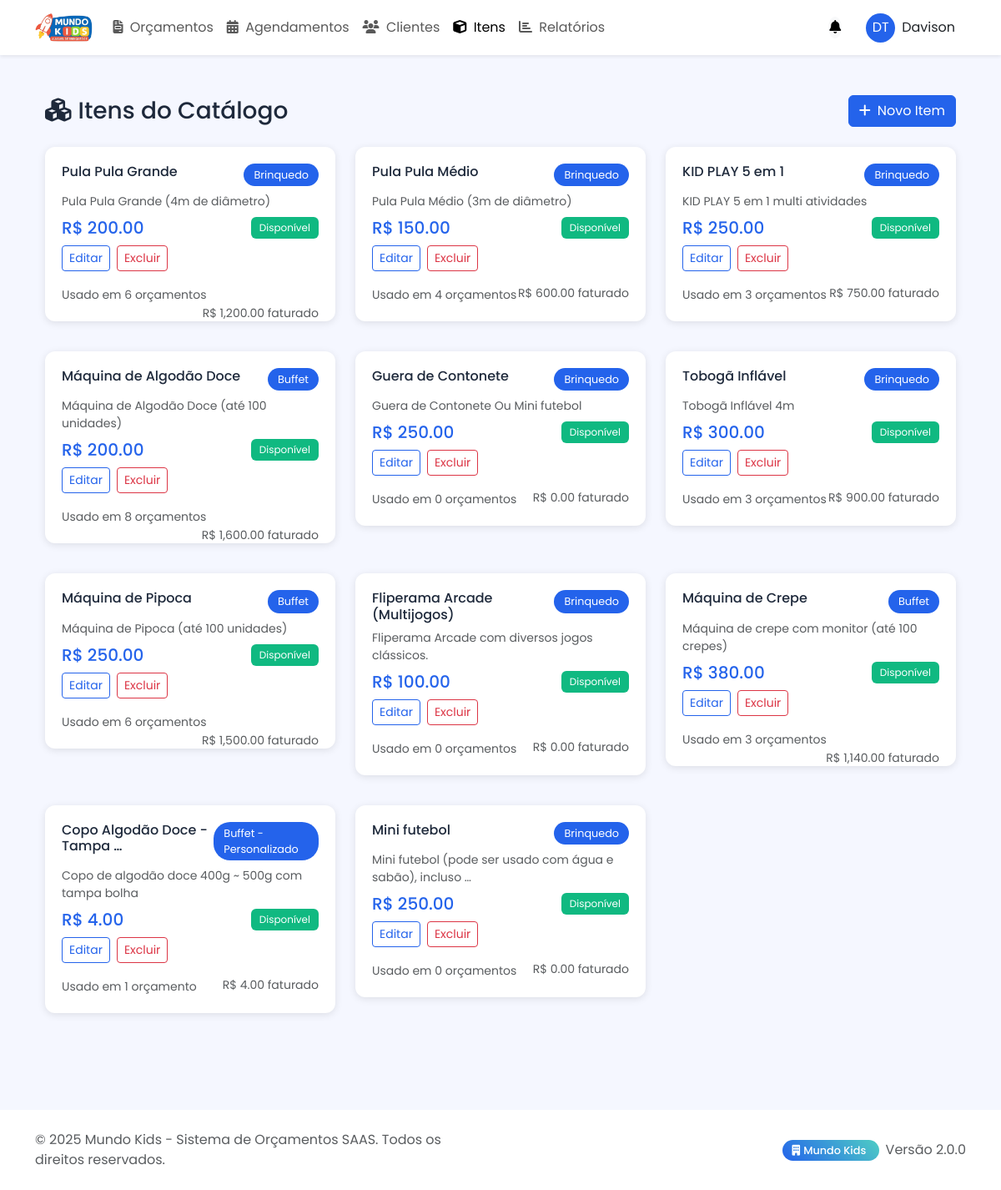
The page /orcamentos/itens/ (signed in) on the database its author committed.
### accounts/models.py (models this page shows, shortened)
class Usuario(AbstractUser):
    empresa = models.ForeignKey(Empresa, on_delete=models.CASCADE, related_name='usuarios', verbose_name=_('Empresa'))
    telefone = models.CharField(_('Telefone'), max_length=15, blank=True, null=True)
    avatar = models.ImageField(_('Avatar'), upload_to='avatars/', blank=True, null=True)
    cargo = models.CharField(_('Cargo'), max_length=50, blank=True, null=True)
    data_nascimento = models.DateField(_('Data de Nascimento'), blank=True, null=True)
    email_confirmado = models.BooleanField(_('E-mail Confirmado'), default=False)
    class Meta:
        verbose_name = _('Usuário')
        verbose_name_plural = _('Usuários')

class Empresa(models.Model):
    nome = models.CharField(_('Nome da Empresa'), max_length=100)
    cnpj = models.CharField(_('CNPJ'), max_length=18, unique=True, blank=True, null=True)
    telefone = models.CharField(_('Telefone'), max_length=15, blank=True, null=True)
    cidade = models.CharField(_('Cidade'), max_length=100, blank=True, null=True)
    instagram = models.CharField(_('Instagram'), max_length=100, blank=True, null=True)
    whatsapp = models.CharField(_('WhatsApp'), max_length=15, blank=True, null=True)
    email = models.EmailField(_('E-mail'), blank=True, null=True)
    endereco = models.TextField(_('Endereço'), blank=True, null=True)
    data_criacao = models.DateTimeField(_('Data de Criação'), auto_now_add=True)
    ativa = models.BooleanField(_('Ativa'), default=True)
    logo = models.ImageField(upload_to='empresas/logos/', blank=True, null=True, verbose_name='Logo')
    cor_principal = models.CharField(max_length=7, default='#2463EB', verbose_name='Cor Principal')
    cor_secundaria = models.CharField(max_length=7, default='#4ECDC4', verbose_name='Cor Secundária')
    cor_acento = models.CharField(max_length=7, default='#FF6B6B', verbose_name='Cor de Acento')
    plano = models.CharField(_('Plano'), max_length=20, choices=[
        ('free', 'Free'),
        ('basic', 'Basic'),
        ('pro', 'Pro'),
        ('enterprise', 'Enterprise')
    ], default='free')
    tema_escuro = models.BooleanField(default=False, verbose_name='Tema Escuro')
    class Meta:
        verbose_name = _('Empresa')
        verbose_name_plural = _('Empresas')

### orcamentos/models.py (models this page shows, shortened)
class Item(models.Model):
    CATEGORIA_CHOICES = [
        ('brinquedo', 'Brinquedo'),
        ('comida', 'Comida'),
        ('servico', 'Serviço'),
        ('outro', 'Outro'),
        ('buffet', 'Buffet'),
        ('decoracao', 'Decoração'),
        ('personalizado', 'Personalizado'),
        ('buffet_personalizado', 'Buffet - Personalizado'),
    ]
    empresa = models.ForeignKey(Empresa, on_delete=models.CASCADE, related_name='itens')
    descricao = models.CharField(max_length=200)
    valor_unitario = models.DecimalField(max_digits=10, decimal_places=2)
    investimento = models.DecimalField(max_digits=10, decimal_places=2, default=0) # custo do item
    custo_fixo = models.DecimalField(max_digits=10, decimal_places=2, default=0) # custo fixo do item
    percentual_lucro = models.DecimalField(max_digits=5, decimal_places=2, default=0) # percentual de lucro
    desconto = models.DecimalField(max_digits=5, decimal_places=2, default=0)
    categoria = models.CharField(max_length=20, choices=CATEGORIA_CHOICES, default='brinquedo')
    disponivel = models.BooleanField(default=True)
    nome = models.CharField(max_length=100, blank=True, null=True)
    class Meta:
        verbose_name = "Item"
        verbose_name_plural = "Itens"

### orcamentos/views.py (the view)
# urls.py: path('itens/', views.lista_itens, name='lista_itens'),
@login_required
def lista_itens(request):
    itens = Item.objects.filter(empresa=request.user.empresa)
    for item in itens:
        item.uso_count = OrcamentoItem.objects.filter(
            item=item,
            orcamento__empresa=request.user.empresa,
            orcamento__status__in=['confirmado', 'concluido']
        ).count()
        item.faturamento = (item.uso_count * item.valor_unitario) - ((item.uso_count * item.valor_unitario) * (35 / 100) if item.desconto else 0)
    return render(request, "orcamentos/itensLista.html", {"itens": itens})

### accounts/context_processors.py (called while the page is built, shortened)
def empresa_theme(request):
    if hasattr(request, 'user') and request.user.is_authenticated:
        if hasattr(request.user, 'empresa') and request.user.empresa:
            empresa = request.user.empresa
            return {
                'empresa_theme': {
                    'primary': empresa.cor_principal or '#2463EB',
                    'secondary': empresa.cor_secundaria or '#4ECDC4',
                    'accent': empresa.cor_acento or '#FF6B6B',
                    'dark_mode': empresa.tema_escuro or False,
                }
            }

### orcamentos/templates/orcamentos/itensLista.html (shortened to what this page needs)
{% extends "base.html" %}
{% load static %}
{% block content %}
<div class="container py-4">
    <div class="d-flex justify-content-between align-items-center mb-4">
        <h1 class="h3 mb-0">
            <i class="fas fa-cubes me-2"></i>Itens do Catálogo
        </h1>
        <a href="{% url 'orcamentos:adicionar_item' %}" class="btn btn-primary">
            <i class="fas fa-plus me-2"></i>Novo Item
        </a>
    </div>
    <div class="row">
        {% for item in itens %}
        <div class="col-md-6 col-lg-4 mb-3">
            <div class="item-card">
                <div class="d-flex justify-content-between align-items-start mb-2">
                    <h6 class="mb-0">{{ item.nome|default:item.descricao|truncatewords:5 }}</h6>
                    <span class="categoria-badge">{{ item.get_categoria_display }}</span>
                </div>
                <p class="text-muted small mb-2">{{ item.descricao|truncatewords:10 }}</p>
                <div class="d-flex justify-content-between align-items-center mb-2">
                    <span class="h5 text-primary mb-0">R$ {{ item.valor_unitario }}</span>
                    {% if item.disponivel %}
                    <span class="disponivel-badge">Disponível</span>
                    {% else %}
                    <span class="indisponivel-badge">Indisponível</span>
                    {% endif %}
                </div>
                <div class="d-flex gap-2">
                    <a href="{% url 'orcamentos:editar_item' item.id %}" class="btn btn-sm btn-outline-primary">Editar</a>
                    <a href="#" class="btn btn-sm btn-outline-danger">Excluir</a>
                </div>
                <div class="mt-3">
                    <small class="text-muted">Usado em {{ item.uso_count }} orçamento{% if item.uso_count != 1 %}s{% endif %}</small>
                    <small class="text-muted float-end">R$ {{ item.faturamento }} faturado</small>
                </div>
            </div>
        </div>
        {% endfor %}
    </div>
</div>
{% endblock %}

### templates/base.html (shortened to what this page needs)
<!DOCTYPE html>
<html lang="pt-BR">
<head>
    <link href="https://cdn.jsdelivr.net/npm/bootstrap@5.3.0/dist/css/bootstrap.min.css" rel="stylesheet">
    <link rel="stylesheet" href="https://cdnjs.cloudflare.com/ajax/libs/font-awesome/6.4.0/css/all.min.css">
</head>
<body>
    <nav class="navbar navbar-expand-lg bg-white shadow-sm">
        <div class="container">
            <a class="navbar-brand" href="{% url 'orcamentos:lista_orcamentos' %}">
                {% if user.empresa.logo %}
                <img src="{{ user.empresa.logo.url }}" alt="Logo" style="height: 40px; object-fit: contain;">
                {% else %}
                <i class="fas fa-child me-2"></i> {% if user.empresa %}{{ user.empresa.nome }}{% else %}MINHA EMPRESA{% endif %}
                {% endif %}
            </a>
            <div class="collapse navbar-collapse" id="navbarNav">
                <ul class="navbar-nav me-auto">
                    <li class="nav-item">
                        <a class="nav-link {% if request.resolver_match.url_name == 'lista_orcamentos' %}active{% endif %}" href="{% url 'orcamentos:lista_orcamentos' %}">
                            <i class="fas fa-file-invoice me-1"></i> Orçamentos
                        </a>
                    </li>
                    <li class="nav-item">
                        <a class="nav-link {% if request.resolver_match.url_name == 'agendamentos' %}active{% endif %}" href="{% url 'orcamentos:agendamentos' %}">
                            <i class="fas fa-calendar-alt me-1"></i> Agendamentos
                        </a>
                    </li>
                    <li class="nav-item">
                        <a class="nav-link {% if 'cliente' in request.resolver_match.url_name %}active{% endif %}" href="{% url 'orcamentos:lista_clientes' %}">
                            <i class="fas fa-users me-1"></i> Clientes
                        </a>
                    </li>
                    <li class="nav-item">
                        <a class="nav-link {% if 'item' in request.resolver_match.url_name %}active{% endif %}" href="{% url 'orcamentos:lista_itens' %}">
                            <i class="fas fa-cube me-1"></i> Itens
                        </a>
                    </li>
                    <li class="nav-item">
                        <a class="nav-link" href="{% url 'relatorios:dashboard' %}">
                            <i class="fas fa-chart-bar me-1"></i> Relatórios
                        </a>
                    </li>
                </ul>
                <div class="d-flex align-items-center">
                    <div class="dropdown me-3">
                        <button class="btn btn-light rounded-circle p-0" type="button" id="notificationsDropdown" data-bs-toggle="dropdown">
                            <i class="fas fa-bell"></i>
                        </button>
                    </div>
                    <div class="dropdown">
                        <button class="btn d-flex align-items-center" type="button" id="userDropdown" data-bs-toggle="dropdown">
                            <div class="bg-primary rounded-circle d-flex align-items-center justify-content-center me-2" style="width: 35px; height: 35px;">
                                <span class="text-white">
                                    {% if user.first_name %}{{ user.first_name|first }}{{ user.last_name|first }}{% else %}{{ user.username|first|upper }}{% endif %}
                                </span>
                            </div>
                            <span class="d-none d-md-inline">
                                {% if user.first_name %}{{ user.first_name }}{% else %}{{ user.username }}{% endif %}
                            </span>
                        </button>
                    </div>
                </div>
            </div>
        </div>
    </nav>
    <main class="main-content">
        <div class="container py-4">
            {% block content %}
            {% endblock %}
        </div>
    </main>
    <footer class="footer mt-auto">
        <div class="container">
            <div class="row align-items-center">
                <div class="col-md-6">
                    <p class="mb-0 text-muted">
                        &copy; {% now "Y" %} Mundo Kids - Sistema de Orçamentos SAAS. Todos os direitos reservados.
                    </p>
                </div>
                <div class="col-md-6 text-md-end">
                    <p class="mb-0 text-muted">
                        {% if user.empresa %}
                        <span class="empresa-badge">
                            <i class="fas fa-building me-1"></i>{{ user.empresa.nome }}
                        </span>
                        {% endif %}
                        <span class="ms-2">Versão 2.0.0</span>
                    </p>
                </div>
            </div>
        </div>
    </footer>
</body>
</html>

### rows shown on the page
Usuario: empresa.logo (picture), first_name|first "D", last_name|first "T", first_name "Davison", empresa.nome "Mundo Kids"
Item: nome "Pula Pula Grande", categoria "Brinquedo", descricao "Pula Pula Grande (4m de diâmetro)", valor_unitario "200.00", disponivel "Disponível", uso_count "6", faturamento "1,200.00"
Item: nome "Pula Pula Médio", categoria "Brinquedo", descricao "Pula Pula Médio (3m de diâmetro)", valor_unitario "150.00", disponivel "Disponível", uso_count "4", faturamento "600.00"
Item: nome "KID PLAY 5 em 1", categoria "Brinquedo", descricao "KID PLAY 5 em 1 multi atividades", valor_unitario "250.00", disponivel "Disponível", uso_count "3", faturamento "750.00"
Item: nome "Máquina de Algodão Doce", categoria "Buffet", descricao "Máquina de Algodão Doce (até 100 unidades)", valor_unitario "200.00", disponivel "Disponível", uso_count "8", faturamento "1,600.00"
Item: nome "Guera de Contonete", categoria "Brinquedo", descricao "Guera de Contonete Ou Mini futebol", valor_unitario "250.00", disponivel "Disponível", uso_count "0", faturamento "0.00"
Item: nome "Tobogã Inflável", categoria "Brinquedo", descricao "Tobogã Inflável 4m", valor_unitario "300.00", disponivel "Disponível", uso_count "3", faturamento "900.00"
Item: nome "Máquina de Pipoca", categoria "Buffet", descricao "Máquina de Pipoca (até 100 unidades)", valor_unitario "250.00", disponivel "Disponível", uso_count "6", faturamento "1,500.00"
Item: nome "Fliperama Arcade (Multijogos)", categoria "Brinquedo", descricao "Fliperama Arcade com diversos jogos clássicos.", valor_unitario "100.00", disponivel "Disponível", uso_count "0", faturamento "0.00"
Item: nome "Máquina de Crepe", categoria "Buffet", descricao "Máquina de crepe com monitor (até 100 crepes)", valor_unitario "380.00", disponivel "Disponível", uso_count "3", faturamento "1,140.00"
Item: nome "Copo Algodão Doce - Tampa …", categoria "Buffet - Personalizado", descricao "Copo de algodão doce 400g ~ 500g com tampa bolha", valor_unitario "4.00", disponivel "Disponível", uso_count "1", faturamento "4.00"
Item: nome "Mini futebol", categoria "Brinquedo", descricao "Mini futebol (pode ser usado com água e sabão), incluso …", valor_unitario "250.00", disponivel "Disponível", uso_count "0", faturamento "0.00"
